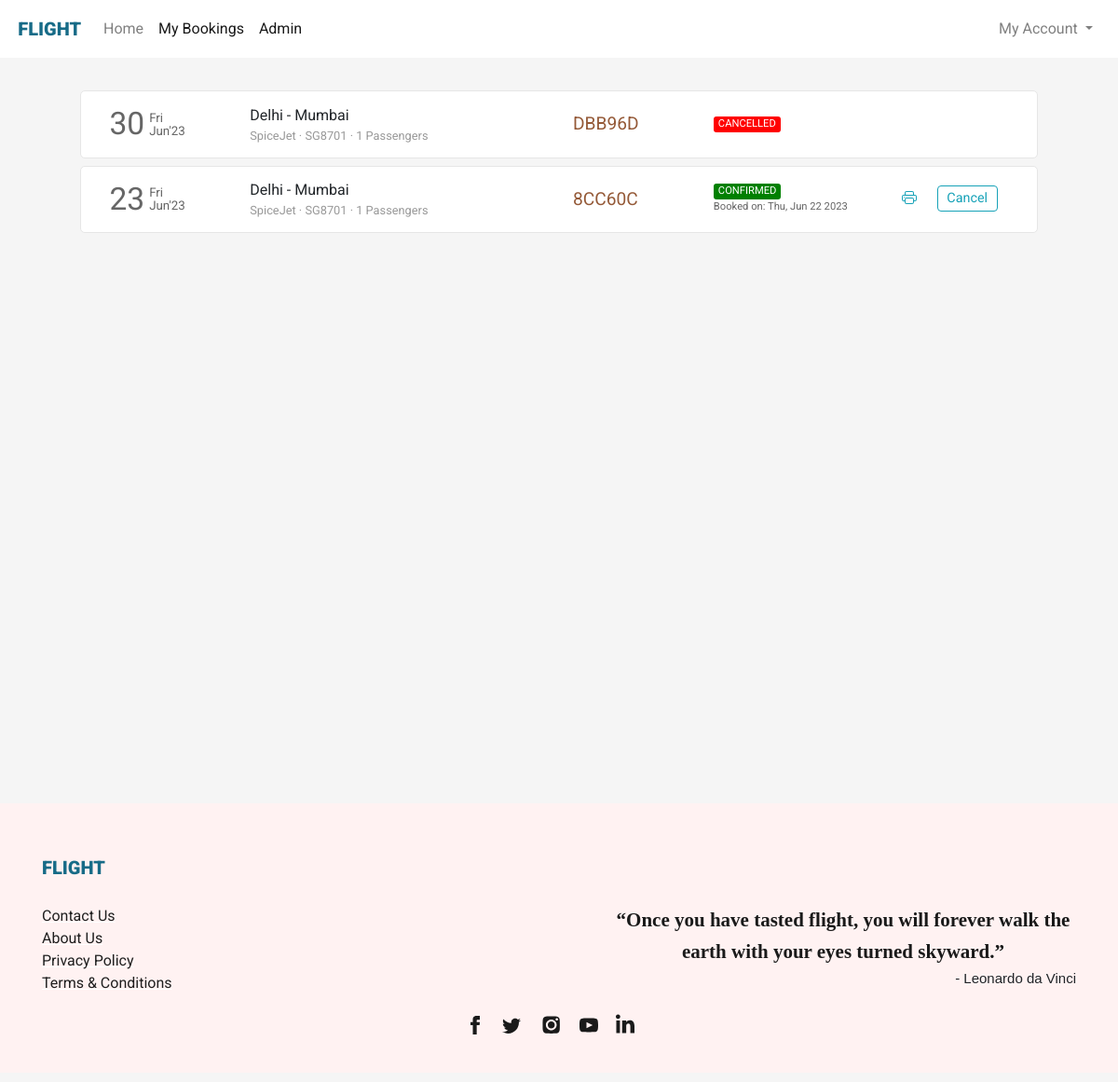
The app's page /flight/bookings (signed in) with its own data.
### flight/models.py (models this page shows, shortened)
class Ticket(models.Model):
    user = models.ForeignKey(User,on_delete=models.CASCADE,related_name="bookings", blank=True, null=True)
    ref_no = models.CharField(max_length=6, unique=True)
    passengers = models.ManyToManyField(Passenger, related_name="flight_tickets")
    flight = models.ForeignKey(Flight, on_delete=models.CASCADE, related_name="tickets", blank=True, null=True)
    flight_ddate = models.DateField(blank=True, null=True)
    flight_adate = models.DateField(blank=True, null=True)
    flight_fare = models.FloatField(blank=True,null=True)
    other_charges = models.FloatField(blank=True,null=True)
    coupon_used = models.CharField(max_length=15,blank=True)
    coupon_discount = models.FloatField(default=0.0)
    total_fare = models.FloatField(blank=True, null=True)
    seat_class = models.CharField(max_length=20, choices=SEAT_CLASS)
    booking_date = models.DateTimeField(default=datetime.now)
    mobile = models.CharField(max_length=20,blank=True)
    email = models.EmailField(max_length=45, blank=True)
    status = models.CharField(max_length=45, choices=TICKET_STATUS)

class Flight(models.Model):
    origin = models.ForeignKey(Place, on_delete=models.CASCADE, related_name="departures")
    destination = models.ForeignKey(Place, on_delete=models.CASCADE, related_name="arrivals")
    depart_time = models.TimeField(auto_now=False, auto_now_add=False)
    depart_day = models.ManyToManyField(Week, related_name="flights_of_the_day")
    duration = models.DurationField(null=True)
    arrival_time = models.TimeField(auto_now=False, auto_now_add=False)
    plane = models.CharField(max_length=24)
    airline = models.CharField(max_length=64)
    economy_fare = models.FloatField(null=True)
    business_fare = models.FloatField(null=True)
    first_fare = models.FloatField(null=True)

class Place(models.Model):
    city = models.CharField(max_length=64)
    airport = models.CharField(max_length=64)
    code = models.CharField(max_length=3)
    country = models.CharField(max_length=64)

### flight/views.py (the view)
# urls.py: path('flight/bookings', views.bookings, name="bookings"),
def bookings(request):
    if request.user.is_authenticated:
        tickets = Ticket.objects.filter(user=request.user).order_by('-booking_date')
        return render(request, 'flight/bookings.html', {
            'page': 'bookings',
            'tickets': tickets
        })
    else:
        return HttpResponseRedirect(reverse('login'))

### flight/templates/flight/bookings.html (shortened to what this page needs)
{% extends 'flight/layout.html' %}
{% load static %}
{% block head %}
    <link rel="stylesheet" href="{% static 'css/bookings_style.css' %}">
{% endblock head %}
{% block body %}
    <section class="section section1">
        <div class="container">
            {% if tickets %}
                {% for ticket in tickets %}
                    <div class="row each-booking-div" id="{{ticket.ref_no}}">
                        <div class="col-2" style="display: flex;">
                            <div style="display: flex; color: #666666; margin-top: auto;">
                                <div>
                                    <span style="font-size: 2.1em;">{{ticket.flight_ddate | date:"d"}}</span>
                                </div>
                                <div style="font-size: smaller; display: flex; margin: auto 0; padding-left: 5px; line-height: 1em;">
                                    <div style="margin: auto;">
                                        <div style="margin-bottom: 1px;">{{ticket.flight_ddate | date:"D"}}</div>
                                        <div style="margin-top: 1px;">{{ticket.flight_ddate | date:"M'y"}}</div>
                                    </div>
                                </div>
                            </div>
                        </div>
                        <div class="col-4 middle-div">
                            <div style="width:100%">
                                <div class="row places-div" style=" display: flex;">
                                    <div style="max-width: 45%;">{{ticket.flight.origin.city}}</div>
                                    <div>&nbsp;-&nbsp;</div>
                                    <div style="max-width: 45%;">{{ticket.flight.destination.city}}</div>
                                </div>
                                <div class="row places-div" style="font-size: .8em; color: #999999; ">
                                    <div style="max-width: 100%;">{{ticket.flight.airline}} &middot; {{ticket.flight.plane}} &middot; {{ticket.passengers.count}} Passengers</div>
                                </div>
                            </div>
                        </div>
                        <div class="col-2 middle-div">
                            <div style="font-size: 1.2em; color: #945937;">{{ticket.ref_no}}</div>
                        </div>
                        <div class="col-2 middle-div">
                            <div>
                                <div class="row status-div">
                                    {% if ticket.status == 'CONFIRMED' %}
                                        <div class="green">{{ticket.status}}</div>
                                    {% endif %}
                                    {% if ticket.status == 'CANCELLED' %}
                                        <div class="red">{{ticket.status}}</div>
                                    {% endif %}
                                </div>
                                <div class="row booking-date-div" style="font-size: .7em; color: #666;">
                                    {% if ticket.status == 'CONFIRMED' %}
                                        Booked on: {{ticket.booking_date | date:"D, M d Y"}}
                                    {% endif %}
                                </div>
                            </div>
                        </div>
                        <div class="col-2 last-div">
                            <div>
                                <div class="ticket-action-div">
                                    {% if ticket.status == 'CONFIRMED' %}
                                        <form action="{% url 'getticket' %}" method="get" target="_blank">
                                            <button type="submit" class="btn btn-outline-info btnp pbtn">
                                            </button>
                                        </form>
                                        <button class="btn btn-outline-info btnp cbtn"  data-ref="{{ticket.ref_no}}" onclick="popup(this)">Cancel</button>
                                    {% endif %}
                                </div>
                            </div>
                        </div>
                    </div>
                {% endfor %}
            {% endif %}
        </div>
    </section>
{% endblock %}

### flight/templates/flight/layout.html (shortened to what this page needs)
{% load static %}
<!DOCTYPE html>
<html lang="en">
<head>
  <link rel="stylesheet" href="https://stackpath.bootstrapcdn.com/bootstrap/4.4.1/css/bootstrap.min.css">
  <link rel="stylesheet" href="https://use.typekit.net/cav5lva.css">
  <link rel="stylesheet" href="{% static 'css/layout_style.css' %}">
  {% block head %}
  {% endblock %}
</head>
<body>
  <div class="container-fluid">
    <nav class="navbar navbar-expand-lg navbar-light">
      <a class="navbar-brand" href="{% url 'index' %}">
          <span style="color: #176B87; font-size: 20px; font-weight: 900;">FLIGHT</span>
      </a>
      <div class="collapse navbar-collapse" id="navbarSupportedContent">
        <ul class="navbar-nav mr-auto">
          <li class="nav-item {% if not page %}active{% endif %}">
            <a class="nav-link" href="{% url 'index' %}">Home</a>
          </li>
          <li class="nav-item {% if page == 'bookings' %}active{% endif %}">
            <a class="nav-link" href="{% url 'bookings' %}">My Bookings</a>
          </li>
          <li class="nav-item {% if page == 'bookings' %}active{% endif %}">
            <a class="nav-link" href="{% url 'admin' %}">Admin</a>
          </li>
        </ul>
        <ul class="navbar-nav">
          {% if not user.is_authenticated %}
            <li class="nav-item">
              <button class="btn btn-outline-info" style="border-radius: 25rem;" onclick="window.location.href = '/login';">
                <svg width="1.1em" height="1.1em" viewBox="0 1.5 16 16" class="bi bi-person-fill" fill="currentColor" xmlns="http://www.w3.org/2000/svg">
                  <path fill-rule="evenodd" d="M3 14s-1 0-1-1 1-4 6-4 6 3 6 4-1 1-1 1H3zm5-6a3 3 0 1 0 0-6 3 3 0 0 0 0 6z"/>
                </svg>
                Login
              </button>
            </li>
          {% else %}
            <li class="nav-item dropdown my-account">
              <a class="nav-link dropdown-toggle" href="#" id="navbarDropdown" role="button" data-toggle="dropdown" aria-haspopup="true" aria-expanded="false">
                My Account
              </a>
            </li>
          {% endif %}
        </ul>
      </div>
    </nav>
    <main>
      {% block body %}{% endblock %}
    </main>
    <footer>
      <div class="container">
        <div>
          <div class="logo-container">
            <a class="navbar-brand" href="{% url 'index' %}">
              <span style="color: #176B87; font-size: 20px; font-weight: 900;">FLIGHT</span>
          </a>
          </div>
          <div class="footer-content">
            <div class="links-container">
              <div>
                <ul class="link-list">
                  <li class="list-item"><a class="footer-links" href="{% url 'contact' %}">Contact Us</a></li>
                  <li class="list-item"><a class="footer-links" href="{% url 'aboutus' %}">About Us</a></li>
                  <li class="list-item"><a class="footer-links" href="{% url 'privacypolicy' %}">Privacy Policy</a></li>
                  <li class="list-item"><a class="footer-links" href="{% url 'termsandconditions' %}">Terms &amp; Conditions</a></li>
                </ul>
              </div>
            </div>
            <div class="quote-container">
              <div class="quote">“Once you have tasted flight, you will forever walk the earth with your eyes turned skyward.”</div>
              <div class="quote-by">- Leonardo da Vinci</div>
            </div>
          </div>
          <div class="social-links">
            <div class="social-icons">
              <a href="#" class="social-icon">
              </a>
              <a href="#" class="social-icon">
              </a>
              <a href="#" class="social-icon">
              </a>
              <a href="#" class="social-icon">
              </a>
              <a href="#" class="social-icon">
              </a>
            </div>
          </div>
        </div>
      </div>
    </footer>
  </div>
</body>
</html>

### flight/static/css/layout_style.css (style rules this page uses)
body { margin: 0px; padding: 0px; font-family: "Rubik", sans-serif; font-weight: normal; font-style: normal; min-width: 250px; }
.container-fluid { padding-left: 0px; padding-right: 0px; }
.navbar { padding: .7rem 1.2rem; background-color: #fff; transition-duration: .2s; }
.section { background-size: cover; background-position: center; background-repeat: no-repeat; padding: 30px 50px; min-height: 100vh; }
footer { background-color: rgb(255,242,242); margin-top: 0px; padding-top: 1px; }
footer .container > div { font-family: Barlow, sans-serif; margin: 48px 0px 10px; flex-shrink: 0; max-width: 100%; overflow: hidden; }
.footer-content { padding-top: 20px; display: flex; -webkit-box-pack: justify; justify-content: space-between; }
.links-container { text-align: left; flex-direction: row; display: flex; }
.quote-container { text-align: right; }
.links-container > div { flex: 1 0 0px; }
.links-container > div ul { padding-inline-start: 0px; margin-block-start: 0px; margin-block-end: 0px; list-style-type: none; margin-right: 50px; }
.footer-links { white-space: nowrap; color: rgb(31, 31, 31); text-decoration: underline solid rgb(255, 255, 255); transition: all 0.1s ease 0s; }
.quote-container .quote { font-family: utopia-std, serif; text-align: center; color: rgb(26, 26, 26); max-width: 500px; margin: auto; font-size: 21px; font-weight: 600; line-height: 1.6; }
.quote-container .quote-by { font-family: sans-serif; font-size: 15px; }
.social-icons { list-style-type: none; display: flex; margin: 0px auto; padding: 20px 0px; width: 100%; max-width: 200px; justify-content: space-evenly; }
.social-icons a { height: 44px; width: 44px; }

### flight/static/css/bookings_style.css (style rules this page uses)
* { font-family: 'Roboto', sans-serif; }
body { background-color: #f5f5f5; word-wrap: break-word; }
.container { cursor: pointer; }
.each-booking-div { width: 96%; margin: 5px auto 8px auto; transition-duration: .4s; padding: 10px 15px; background-color: #fff; border: 1px solid #e6e6e6; border-radius: 5px; }
.btnp { padding: .15rem .6rem; font-size: .9em; margin-top: 3px; margin-bottom: 5px; }
.each-booking-div > div { display: flex; overflow: auto; }
.each-booking-div > div > div { margin-top: auto; margin-bottom: auto; width: 100%; }
.green, .red, .orange { border-radius: 3px; color: white; padding-left: 5px; padding-right: 5px; font-size: .7em; }
.green { background-color: green; }
.red { background-color: red; }
.ticket-action-div { display: flex; justify-content: space-evenly; }
.pbtn, .rbtn { border: 0; }

### records on screen
Ticket: flight_ddate "30", flight_ddate "Fri", flight_ddate "Jun'23", flight.origin.city "Delhi", flight.destination.city "Mumbai", flight.airline "SpiceJet", flight.plane "SG8701", passengers.count "1", ref_no "DBB96D", status "CANCELLED"
Ticket: flight_ddate "23", flight_ddate "Fri", flight_ddate "Jun'23", flight.origin.city "Delhi", flight.destination.city "Mumbai", flight.airline "SpiceJet", flight.plane "SG8701", passengers.count "1", ref_no "8CC60C", status "CONFIRMED", booking_date "Thu, Jun 22 2023"
